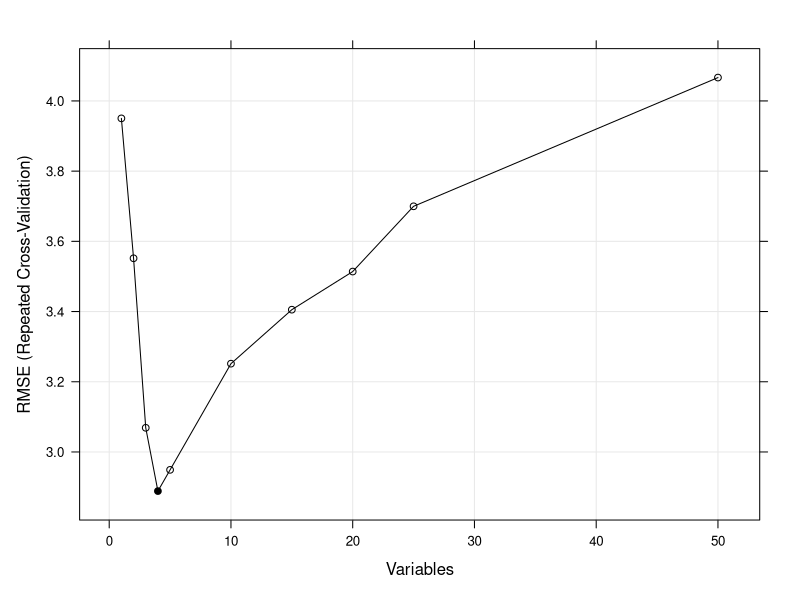
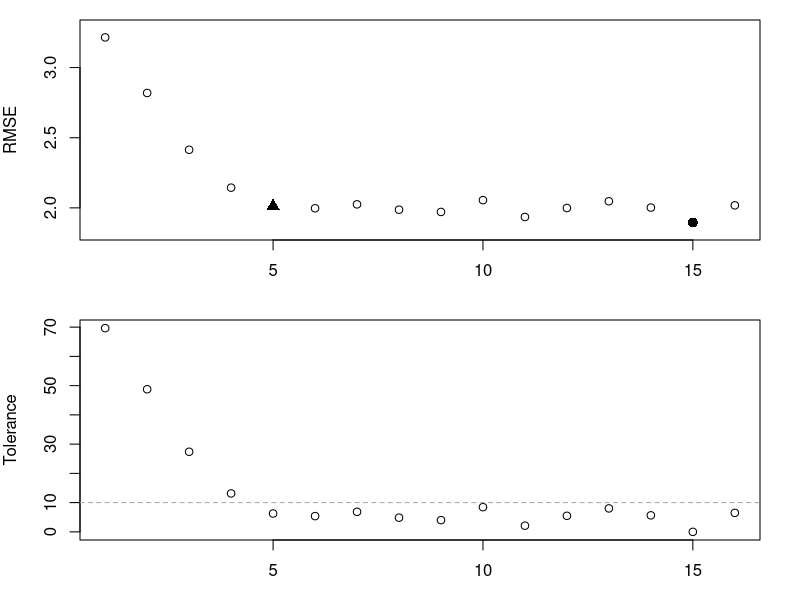
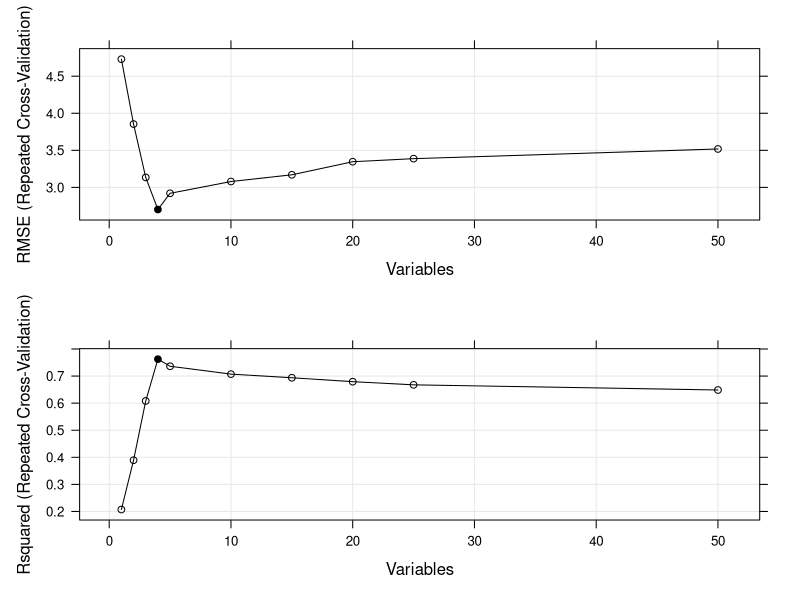
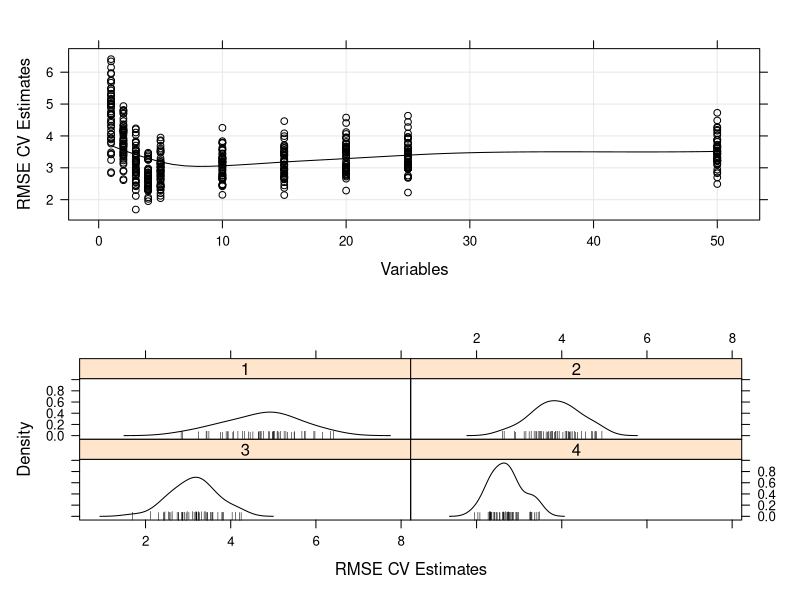

Recreate these plots in R, in order.
## ---- chunk 1
library(knitr)
opts_chunk$set(comment="   ", digits = 3, tidy = FALSE,background="#FFFF00")
library(caret)
library(mlbench)
library(Hmisc)
library(randomForest)
data(BloodBrain)
theme_set(theme_bw())
## ---- chunk 2
library(caret)
library(mlbench)
library(Hmisc)
library(randomForest)
## ---- chunk 3
n <- 100
p <- 40
sigma <- 1
set.seed(1)
sim <- mlbench.friedman1(n, sd = sigma)
colnames(sim$x) <- c(paste("real", 1:5, sep = ""),
                     paste("bogus", 1:5, sep = ""))
bogus <- matrix(rnorm(n * p), nrow = n)
colnames(bogus) <- paste("bogus", 5+(1:ncol(bogus)), sep = "")
x <- cbind(sim$x, bogus)
y <- sim$y
## ---- chunk 4
normalization <- preProcess(x)
x <- predict(normalization, x)
x <- as.data.frame(x)
subsets <- c(1:5, 10, 15, 20, 25)
## ---- chunk 5
set.seed(10)

ctrl <- rfeControl(functions = lmFuncs,
                   method = "repeatedcv",
                   repeats = 5,
                   verbose = FALSE)

lmProfile <- rfe(x, y,
                 sizes = subsets,
                 rfeControl = ctrl)

lmProfile
## ---- chunk 6
predictors(lmProfile)

lmProfile$fit
head(lmProfile$resample)
## ---- chunk 7
trellis.par.set(caretTheme())
plot(lmProfile, type = c("g", "o"))
## ---- chunk 8
rfRFE <-  list(summary = defaultSummary,
               fit = function(x, y, first, last, ...){
                 library(randomForest)
                 randomForest(x, y, importance = first, ...)
                 },
               pred = function(object, x)  predict(object, x),
               rank = function(object, x, y) {
                 vimp <- varImp(object)
                 vimp <- vimp[order(vimp$Overall,decreasing = TRUE),,drop = FALSE]
                 vimp$var <- rownames(vimp)                  
                 vimp
                 },
               selectSize = pickSizeBest,
               selectVar = pickVars)
## ---- chunk 9
rfRFE$summary
## ---- chunk 10
rfRFE$fit
## ---- chunk 11
rfRFE$pred
## ---- chunk 12
rfRFE$rank
## ---- chunk 13
example <- data.frame(RMSE = c(3.215, 2.819, 2.414, 2.144, 
                               2.014, 1.997, 2.025, 1.987, 
                               1.971, 2.055, 1.935, 1.999, 
                               2.047, 2.002, 1.895, 2.018),
                               Variables = 1:16)
## ---- chunk 14
## Find the row with the absolute smallest RMSE
smallest <- pickSizeBest(example, metric = "RMSE", maximize = FALSE)
smallest

## Now one that is within 10% of the smallest
within10Pct <- pickSizeTolerance(example, metric = "RMSE", tol = 10, maximize = FALSE)
within10Pct

minRMSE <- min(example$RMSE)
example$Tolerance <- (example$RMSE - minRMSE)/minRMSE * 100   

## Plot the profile and the subsets selected using the 
## two different criteria

par(mfrow = c(2, 1), mar = c(3, 4, 1, 2))

plot(example$Variables[-c(smallest, within10Pct)], 
     example$RMSE[-c(smallest, within10Pct)],
     ylim = extendrange(example$RMSE),
     ylab = "RMSE", xlab = "Variables")

points(example$Variables[smallest], 
       example$RMSE[smallest], pch = 16, cex= 1.3)

points(example$Variables[within10Pct], 
       example$RMSE[within10Pct], pch = 17, cex= 1.3)
 
with(example, plot(Variables, Tolerance))
abline(h = 10, lty = 2, col = "darkgrey")
## ---- chunk 15
rfRFE$selectVar
## ---- chunk 16
ctrl$functions <- rfRFE
ctrl$returnResamp <- "all"
set.seed(10)
rfProfile <- rfe(x, y, sizes = subsets, rfeControl = ctrl)
rfProfile
## ---- chunk 17
trellis.par.set(caretTheme())
plot1 <- plot(rfProfile, type = c("g", "o"))
plot2 <- plot(rfProfile, type = c("g", "o"), metric = "Rsquared")
print(plot1, split=c(1,1,1,2), more=TRUE)
print(plot2, split=c(1,2,1,2))
## ---- chunk 18
plot1 <- xyplot(rfProfile, 
                type = c("g", "p", "smooth"), 
                ylab = "RMSE CV Estimates")
plot2 <- densityplot(rfProfile, 
                     subset = Variables < 5, 
                     adjust = 1.25, 
                     as.table = TRUE, 
                     xlab = "RMSE CV Estimates", 
                     pch = "|")
print(plot1, split=c(1,1,1,2), more=TRUE)
print(plot2, split=c(1,2,1,2))
